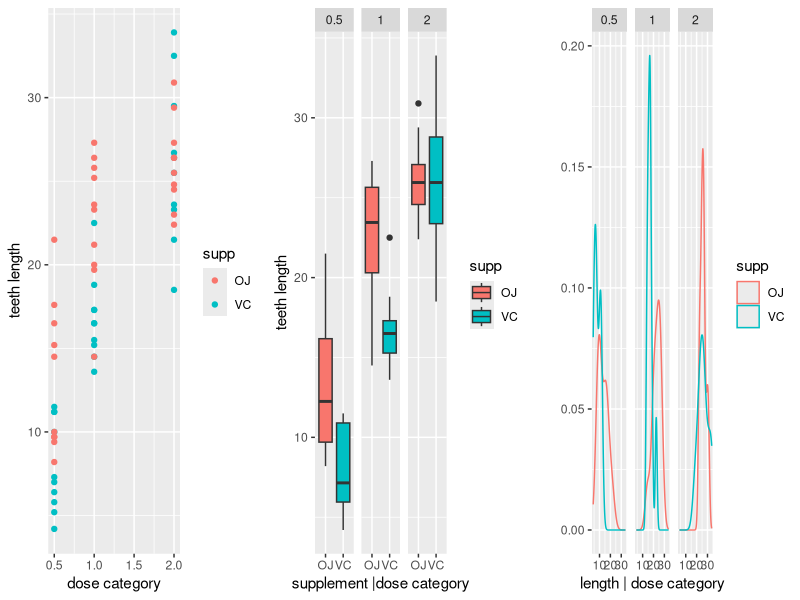
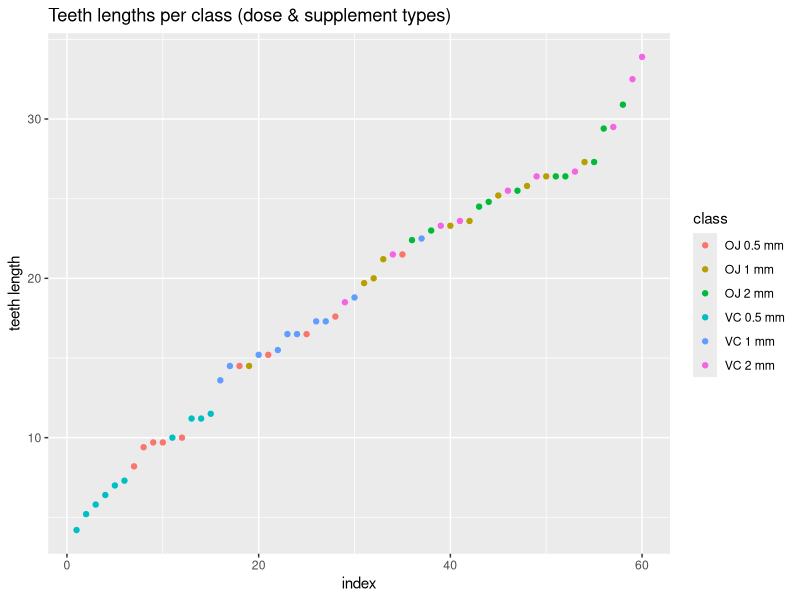
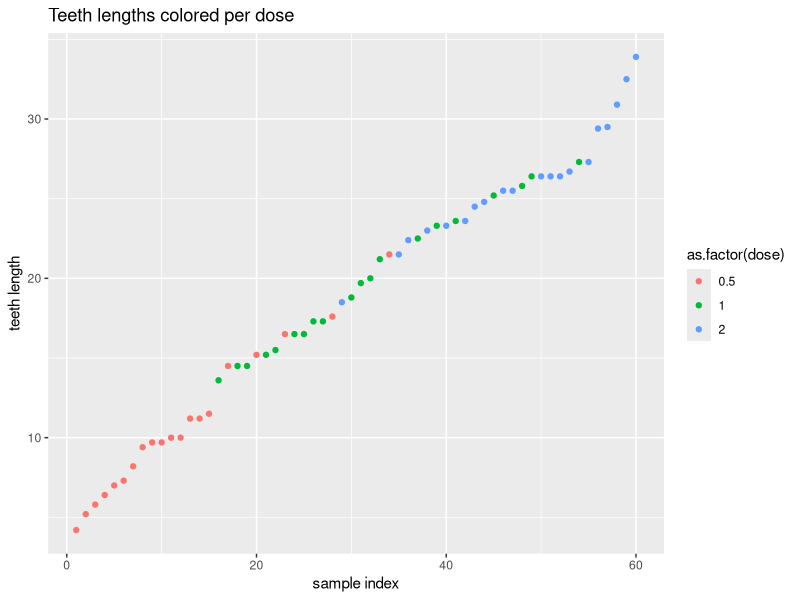

R code for these plots, in order:
## ---- chunk 1

library(datasets) ; library(ggplot2) ; library(gridExtra)
tdata<-ToothGrowth
#basic summary of dataset
summary(tdata)
# scatterplot/  primary visualization of my dataset
sq<- qplot(data=tdata, y=len,x=dose, color= supp, xlab = "dose category", ylab="teeth length")
# boxplot/ informative visualization of my variables statistics
bq<- qplot(data=tdata, y=len, x= supp,fill=supp, facets=. ~ dose,geom="boxplot", xlab = "supplement |dose category",ylab="teeth length")
# plot variable distributions/ densities, better understand my variable characteristics
dq<- qplot(data=tdata, x=len, color= supp,geom="density",  facets=. ~ dose, xlab = "length | dose category")
#arrange objects and then plot
grid.arrange(sq, bq, dq, nrow=1, ncol= 3)
## ---- chunk 2
#make classes and arrange
library(dplyr)
tdata2<- mutate(tdata, class=paste(supp, dose, "mm")) %>% group_by(class) %>% arrange(len)
qplot(data=tdata2, y=len,color= class, xlab = "index", ylab="teeth length",main="Teeth lengths per class (dose & supplement types)")
## ---- chunk 3
#create the table of differences within the same class. First value set to NA.
library(data.table) ; df <- data.table(class=tdata2$class,len=tdata2$len)
df[,len_gain:=c(NA,diff(len)),by=class] ; df<-na.omit(df)
df_class <- group_by(df, class) %>% summarize(gain= sum(len_gain), step_gain = mean(len_gain))
#Confidence Interval for each 
mn<- mean(df_class$gain) ; s<- sd(df_class$gain) ; n<- 6
CI_conf <- t.test(df_class$gain)
## ---- chunk 4
x_OJ <- df$len_gain[1:27] ; y_VC <- df$len_gain[28:54]
#running a t test
t_eval <- t.test(x_OJ,y_VC, paired=FALSE)
# How powerful is my test ? Estimate power
delta0 = t_eval$estimate[1]- t_eval$estimate[2] ; sd0 <- sd(x_OJ-y_VC)
power0 <- power.t.test(n=(length(x_OJ )+ length(y_VC))/2, delta=delta0, sd=sd0)$power 
## ---- chunk 5
n0 <- power.t.test(power=0.9, delta=delta0, sd=sd0)$n
## ---- chunk 6
d_data<- group_by(tdata, dose) %>% arrange(dose) %>% arrange(len)
sqd<- qplot(data=d_data, y=len,color=as.factor(dose), xlab = "sample index", ylab="teeth length",main="Teeth lengths colored per dose")
sqd
## ---- chunk 7
dd <- data.table(dose=d_data$dose,len=d_data$len, supp=d_data$supp )
dd[,len_gain:=c(NA,diff(len)),by=dose] ; dd<-na.omit(dd)

#summary table with final total growth per dose and supplement, and average step gain per dose
dd_dose <- group_by(dd, dose, supp) %>% summarize(gain= sum(len_gain), step_gain = mean(len_gain))
## ---- chunk 8
#make subsets of length growth per dose category: d05, d1, d2
d05 <- dd$len_gain[1:19] ; d1 <- dd$len_gain[20:38]; d2 <- dd$len_gain[39:57]
## ---- chunk 9
#Run T-tests for all dose category combinations, to see whether their mean difference is other than 0
t_eval_1 <- t.test(d1,d05, paired=FALSE) 
t_eval_2 <- t.test(d2, d1,paired=FALSE, var.equal=FALSE)
t_eval_3 <- t.test(d2,d05, paired=FALSE, var.equal=FALSE)
tstattable <- c(t_eval_1$statistic, t_eval_2$statistic,t_eval_3$statistic)

# How powerful are my tests ? Calculate power for all 3
delta1 = t_eval_1$estimate[1]- t_eval_1$estimate[2] ; sd1 <- sd(d1-d05)
delta2 = t_eval_2$estimate[1]- t_eval_2$estimate[2] ; sd2 <- sd(d2-d1)
delta3 = t_eval_3$estimate[1]- t_eval_3$estimate[2] ; sd3 <- sd(d2-d05)

power1 <- power.t.test(n=(length(d1)+ length(d05))/2, delta=delta1, sd=sd1)$power
power2 <- power.t.test(n=(length(d2)+ length(d1))/2, delta=delta2, sd=sd2)$power
power3 <- power.t.test(n=(length(d2)+ length(d05))/2, delta=delta3, sd=sd3)$power

powertable = c(round(100*power1, 2), round(100*power2, 2), round(100*power3, 2))
## ---- chunk 10
n1 <- power.t.test(power=0.9, delta=delta1, sd=sd1)$n
n2 <- power.t.test(power=0.9, delta=delta2, sd=sd2)$n
n3 <- power.t.test(power=0.9, delta=delta3, sd=sd3)$n

